Frame 1 (no input): blank canvas, image omitted
Frame 60 (no input): blank canvas, image omitted
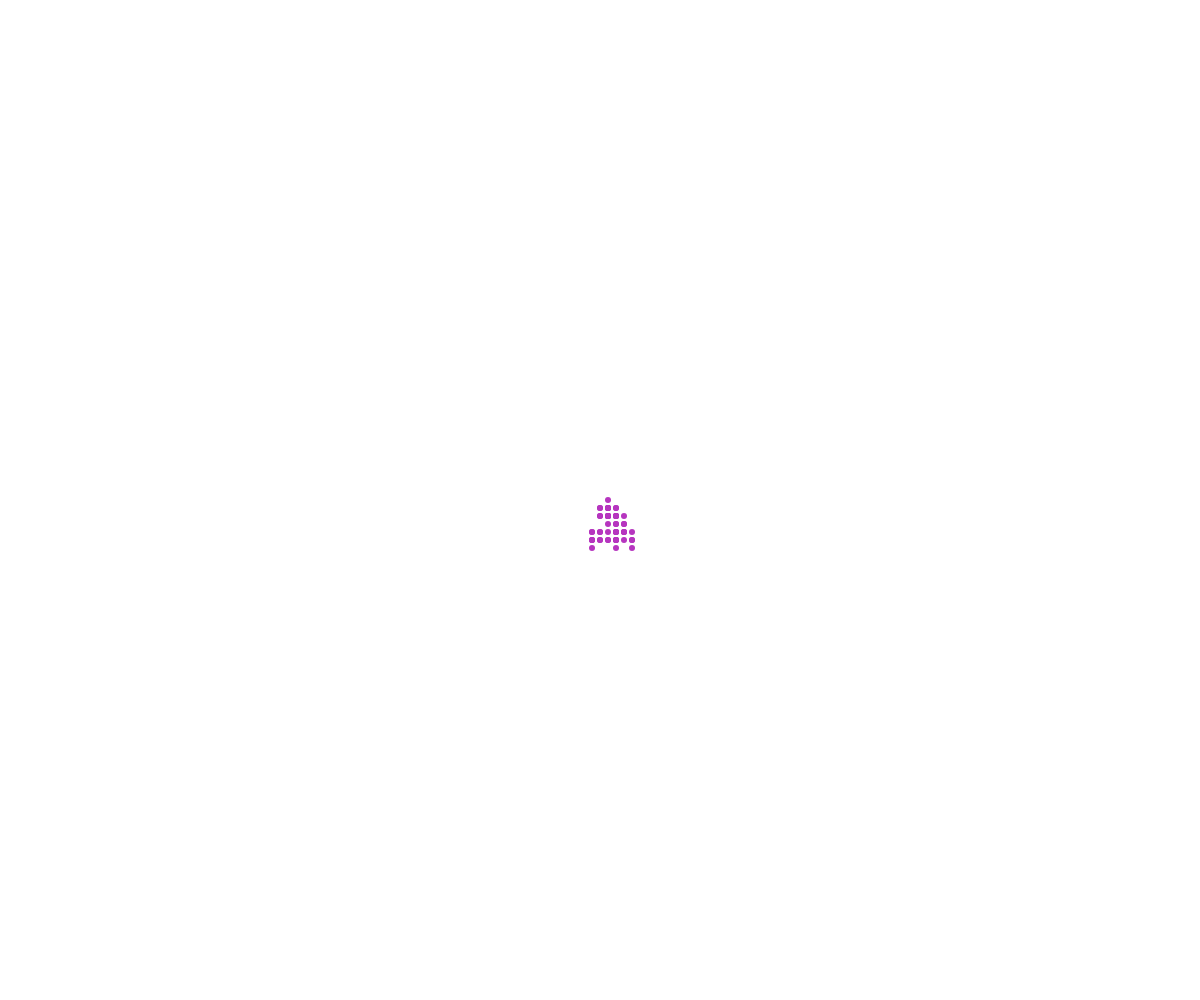
Frame 120 (the mouse pressed at the canvas centre since frame 60)

The p5.js sketch whose frames 1 and 60 were blank and that drew this single picture after the mouse press (run headless with seeded random() and noise() and a simulated clock; from frame 60 on, the mouse is pressed at the canvas centre):

// p5.js sketch
// ── sketch.js
// Walker OOP Demo

class Walker {
  constructor(x, y, theColor) {
    this.x = x;
    this.y = y;
    this.speed = 8;
    this.radius = 3;
    this.color = theColor;
  }

  display() {
    noStroke();
    fill(this.color);
    circle(this.x, this.y, this.radius * 2);
  }

  move() {
    let choice = random(100);
    if (choice < 25) {
      this.y -= this.speed;
    }
    else if (choice < 50) {
      this.y += this.speed;
    }
    else if (choice < 75) {
      this.x -= this.speed;
    }
    else if (choice < 100) {
      this.x += this.speed;
    }
  }
}

let walkerArray = [];

function setup() {
  createCanvas(windowWidth, windowHeight);
}

function draw() {
  for (let theWalker of walkerArray) {
    theWalker.move();
    theWalker.display();
  }
}

function mousePressed() {
  let randomColor = color(color(random(255), random(255), random(255)));
  let someWalker = new Walker(mouseX, mouseY, randomColor);
  walkerArray.push(someWalker);
}
